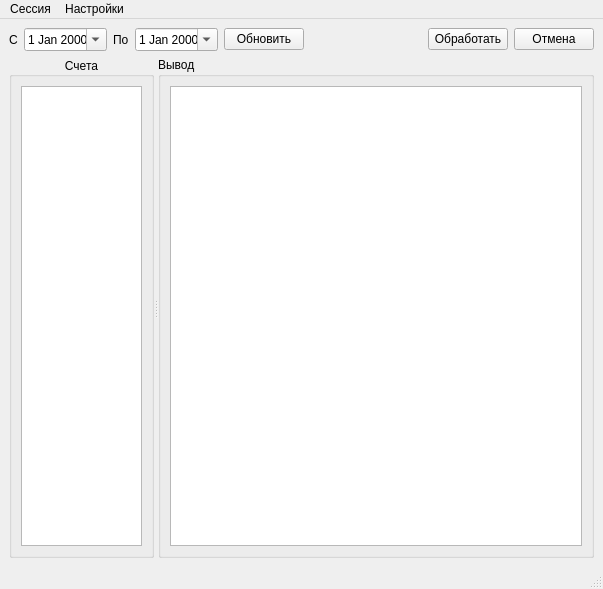
<?xml version="1.0" encoding="UTF-8"?>
<ui version="4.0">
 <class>MainWindow</class>
 <widget class="QMainWindow" name="MainWindow">
  <property name="geometry">
   <rect>
    <x>0</x>
    <y>0</y>
    <width>603</width>
    <height>589</height>
   </rect>
  </property>
  <property name="windowTitle">
   <string>Проверка счетов для Краснодарского края</string>
  </property>
  <widget class="QWidget" name="wMain">
   <layout class="QVBoxLayout" name="lMain">
    <item>
     <layout class="QHBoxLayout" name="lTop">
      <item>
       <widget class="QLabel" name="lblBeginDate">
        <property name="text">
         <string>С</string>
        </property>
       </widget>
      </item>
      <item>
       <widget class="CDateEdit" name="edtBeginDate">
        <property name="sizePolicy">
         <sizepolicy hsizetype="Fixed" vsizetype="Fixed">
          <horstretch>0</horstretch>
          <verstretch>0</verstretch>
         </sizepolicy>
        </property>
        <property name="maximumSize">
         <size>
          <width>83</width>
          <height>16777215</height>
         </size>
        </property>
        <property name="calendarPopup">
         <bool>true</bool>
        </property>
       </widget>
      </item>
      <item>
       <widget class="QLabel" name="lblEndDate">
        <property name="text">
         <string>По</string>
        </property>
       </widget>
      </item>
      <item>
       <widget class="CDateEdit" name="edtEndDate">
        <property name="sizePolicy">
         <sizepolicy hsizetype="Fixed" vsizetype="Fixed">
          <horstretch>0</horstretch>
          <verstretch>0</verstretch>
         </sizepolicy>
        </property>
        <property name="maximumSize">
         <size>
          <width>83</width>
          <height>16777215</height>
         </size>
        </property>
        <property name="calendarPopup">
         <bool>true</bool>
        </property>
       </widget>
      </item>
      <item>
       <widget class="QPushButton" name="btnRefresh">
        <property name="text">
         <string>Обновить</string>
        </property>
       </widget>
      </item>
      <item>
       <spacer name="horizontalSpacer_2">
        <property name="orientation">
         <enum>Qt::Horizontal</enum>
        </property>
        <property name="sizeType">
         <enum>QSizePolicy::Expanding</enum>
        </property>
        <property name="sizeHint" stdset="0">
         <size>
          <width>40</width>
          <height>20</height>
         </size>
        </property>
       </spacer>
      </item>
      <item>
       <widget class="QPushButton" name="btnProcess">
        <property name="enabled">
         <bool>true</bool>
        </property>
        <property name="text">
         <string>Обработать</string>
        </property>
       </widget>
      </item>
      <item>
       <widget class="QPushButton" name="btnCancel">
        <property name="enabled">
         <bool>true</bool>
        </property>
        <property name="text">
         <string>Отмена</string>
        </property>
       </widget>
      </item>
     </layout>
    </item>
    <item>
     <widget class="QSplitter" name="spMain">
      <property name="sizePolicy">
       <sizepolicy hsizetype="Expanding" vsizetype="Expanding">
        <horstretch>0</horstretch>
        <verstretch>0</verstretch>
       </sizepolicy>
      </property>
      <property name="frameShape">
       <enum>QFrame::NoFrame</enum>
      </property>
      <property name="orientation">
       <enum>Qt::Horizontal</enum>
      </property>
      <widget class="QGroupBox" name="gbLeft">
       <property name="sizePolicy">
        <sizepolicy hsizetype="Preferred" vsizetype="Expanding">
         <horstretch>1</horstretch>
         <verstretch>0</verstretch>
        </sizepolicy>
       </property>
       <property name="minimumSize">
        <size>
         <width>0</width>
         <height>0</height>
        </size>
       </property>
       <property name="maximumSize">
        <size>
         <width>16777215</width>
         <height>16777215</height>
        </size>
       </property>
       <property name="title">
        <string>Счета</string>
       </property>
       <property name="alignment">
        <set>Qt::AlignCenter</set>
       </property>
       <property name="flat">
        <bool>false</bool>
       </property>
       <property name="checkable">
        <bool>false</bool>
       </property>
       <layout class="QVBoxLayout" name="lLeft">
        <item>
         <widget class="QListWidget" name="lwAccounts">
          <property name="sizePolicy">
           <sizepolicy hsizetype="Expanding" vsizetype="Expanding">
            <horstretch>0</horstretch>
            <verstretch>0</verstretch>
           </sizepolicy>
          </property>
          <property name="minimumSize">
           <size>
            <width>0</width>
            <height>0</height>
           </size>
          </property>
          <property name="maximumSize">
           <size>
            <width>16777215</width>
            <height>16777215</height>
           </size>
          </property>
         </widget>
        </item>
       </layout>
      </widget>
      <widget class="QGroupBox" name="gbRight">
       <property name="sizePolicy">
        <sizepolicy hsizetype="Expanding" vsizetype="Expanding">
         <horstretch>3</horstretch>
         <verstretch>0</verstretch>
        </sizepolicy>
       </property>
       <property name="minimumSize">
        <size>
         <width>0</width>
         <height>0</height>
        </size>
       </property>
       <property name="title">
        <string>Вывод</string>
       </property>
       <layout class="QVBoxLayout" name="lRight">
        <item>
         <widget class="QTextBrowser" name="tbLog">
          <property name="sizePolicy">
           <sizepolicy hsizetype="Expanding" vsizetype="Expanding">
            <horstretch>0</horstretch>
            <verstretch>0</verstretch>
           </sizepolicy>
          </property>
          <property name="minimumSize">
           <size>
            <width>0</width>
            <height>0</height>
           </size>
          </property>
         </widget>
        </item>
       </layout>
      </widget>
     </widget>
    </item>
   </layout>
  </widget>
  <widget class="QMenuBar" name="menubar">
   <property name="geometry">
    <rect>
     <x>0</x>
     <y>0</y>
     <width>603</width>
     <height>21</height>
    </rect>
   </property>
   <widget class="QMenu" name="menuFile">
    <property name="title">
     <string>Сессия</string>
    </property>
    <addaction name="actLogin"/>
    <addaction name="actLogout"/>
    <addaction name="separator"/>
    <addaction name="actQuit"/>
   </widget>
   <widget class="QMenu" name="menuPreferences">
    <property name="title">
     <string>Настройки</string>
    </property>
    <addaction name="actConnection"/>
   </widget>
   <addaction name="menuFile"/>
   <addaction name="menuPreferences"/>
  </widget>
  <widget class="QStatusBar" name="statusbar"/>
  <action name="actLogin">
   <property name="text">
    <string>Подключиться к базе данных</string>
   </property>
  </action>
  <action name="actLogout">
   <property name="text">
    <string>Отключиться от базы данных</string>
   </property>
  </action>
  <action name="actQuit">
   <property name="text">
    <string>Закрыть программу</string>
   </property>
  </action>
  <action name="actConnection">
   <property name="text">
    <string>База данных</string>
   </property>
  </action>
 </widget>
 <customwidgets>
  <customwidget>
   <class>CDateEdit</class>
   <extends>QDateEdit</extends>
   <header>library/DateEdit</header>
  </customwidget>
 </customwidgets>
 <resources/>
 <connections/>
</ui>
